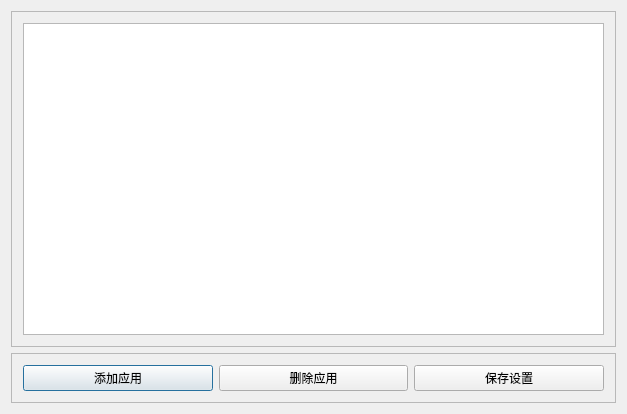
<?xml version="1.0" encoding="UTF-8"?>
<ui version="4.0">
 <class>WhiteAppClass</class>
 <widget class="QDialog" name="WhiteAppClass">
  <property name="geometry">
   <rect>
    <x>0</x>
    <y>0</y>
    <width>627</width>
    <height>414</height>
   </rect>
  </property>
  <property name="windowTitle">
   <string>设置白名单</string>
  </property>
  <property name="windowIcon">
   <iconset resource="QTTODO.qrc">
    <normaloff>:/QTTODO/tomato_Icon~1.ico</normaloff>:/QTTODO/tomato_Icon~1.ico</iconset>
  </property>
  <layout class="QVBoxLayout" name="verticalLayout">
   <item>
    <widget class="QFrame" name="frame">
     <property name="frameShape">
      <enum>QFrame::Shape::StyledPanel</enum>
     </property>
     <property name="frameShadow">
      <enum>QFrame::Shadow::Raised</enum>
     </property>
     <layout class="QHBoxLayout" name="horizontalLayout">
      <item>
       <widget class="QListWidget" name="appList"/>
      </item>
     </layout>
    </widget>
   </item>
   <item>
    <widget class="QFrame" name="frame_2">
     <property name="frameShape">
      <enum>QFrame::Shape::StyledPanel</enum>
     </property>
     <property name="frameShadow">
      <enum>QFrame::Shadow::Raised</enum>
     </property>
     <layout class="QHBoxLayout" name="horizontalLayout_2">
      <item>
       <widget class="QPushButton" name="addButton">
        <property name="text">
         <string>添加应用</string>
        </property>
       </widget>
      </item>
      <item>
       <widget class="QPushButton" name="delButton">
        <property name="text">
         <string>删除应用</string>
        </property>
       </widget>
      </item>
      <item>
       <widget class="QPushButton" name="saveButton">
        <property name="text">
         <string>保存设置</string>
        </property>
       </widget>
      </item>
     </layout>
    </widget>
   </item>
  </layout>
 </widget>
 <layoutdefault spacing="6" margin="11"/>
 <resources>
  <include location="QTTODO.qrc"/>
 </resources>
 <connections/>
</ui>
